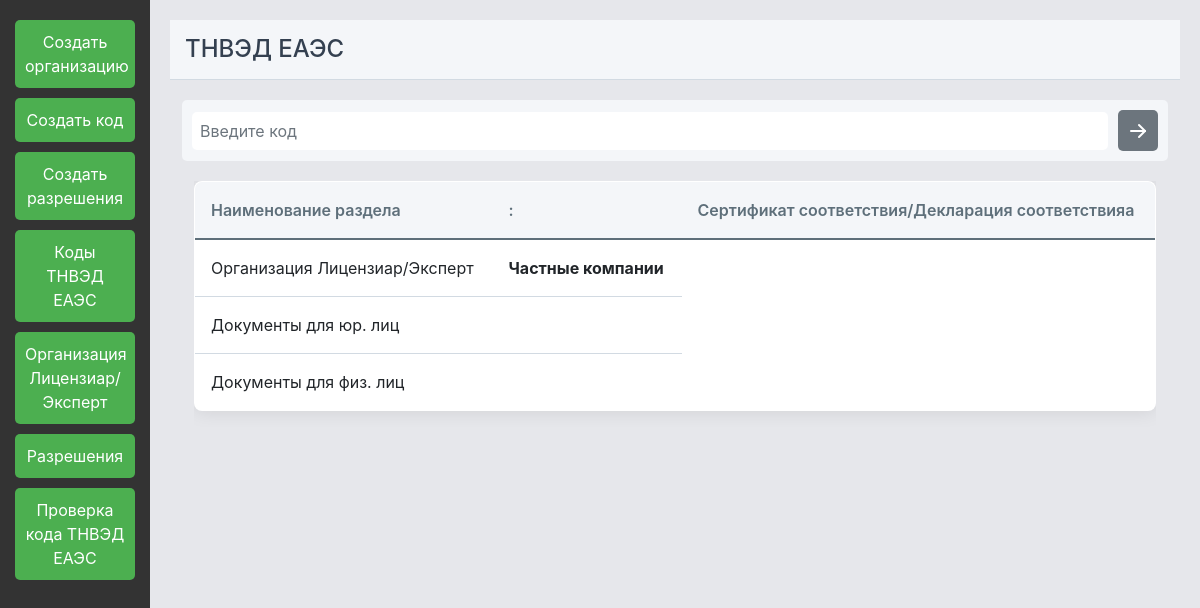
The app's page /search/7102100000/, older data.
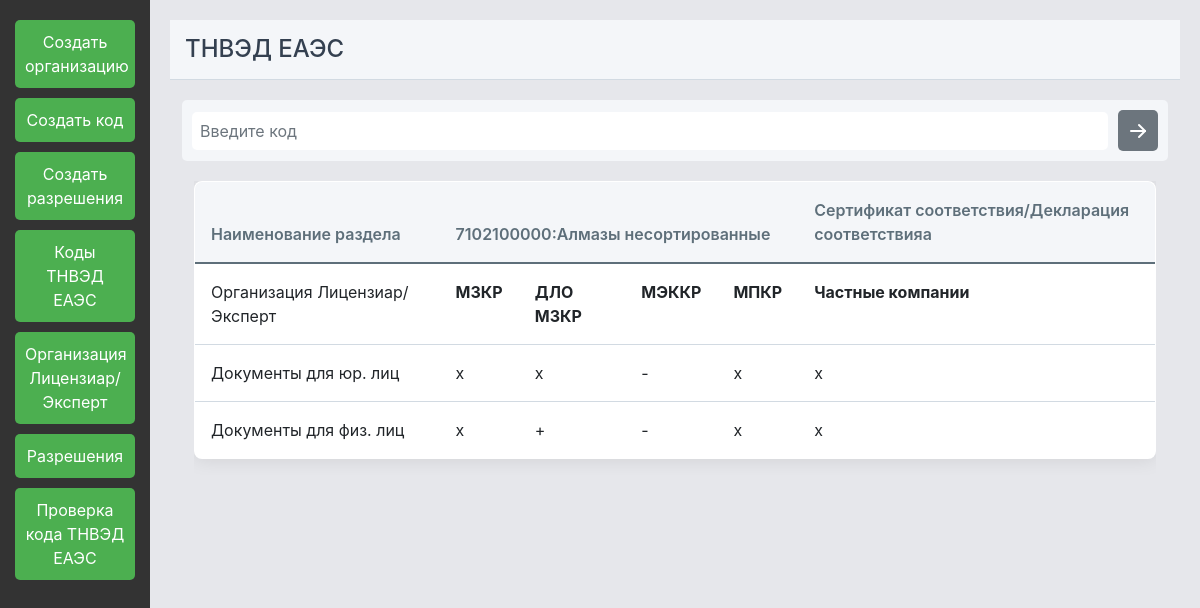
The same page, newer data.
### tnvedcode/models.py (models this page shows, shortened)
class Permission(models.Model):
    code = models.ForeignKey(TnvedCode, on_delete=models.CASCADE)
    organization = models.ForeignKey(Organization, on_delete=models.CASCADE)
    import_status_legal = models.CharField(max_length=1, choices=IMPORT_STATUS_CHOICES, default='-', verbose_name='Статус ввоза для юридических лиц')
    import_status_individual = models.CharField(max_length=1, choices=IMPORT_STATUS_CHOICES, default='-', verbose_name='Статус ввоза для физических лиц')
    class Meta:
        unique_together = ['code', 'organization']

class TnvedCode(models.Model):
    IMPORT_STATUS_CHOICES = [
        ('+', '+'),
        ('-', '-'),
        ('x', 'x'),
    ]
    code = models.IntegerField(unique=True, verbose_name='Код товара')
    name = models.CharField(max_length=255, verbose_name='Наименование группы товара')
    import_status_legal_private = models.CharField(max_length=1, choices=IMPORT_STATUS_CHOICES, default='-',
                                                   verbose_name='Статус ввоза для юридических лиц частных компаний')
    import_status_individual_private = models.CharField(max_length=1, choices=IMPORT_STATUS_CHOICES, default='-',
                                                        verbose_name='Статус ввоза для физических лиц частных компаний')
    def __str__(self):
        return f'{self.code}'

class Organization(models.Model):
    name = models.CharField(max_length=100, unique=True, verbose_name='Название организации')

### tnvedcode/views.py (the view)
# urls.py: path('search/<str:code>/', views.PermissionSearchView.as_view(), name='permission-search'),
class PermissionSearchView(generics.ListAPIView):
    serializer_class = PermissionSerializer
    def get_queryset(self):
        code = self.kwargs.get('code', None)
        if code is not None:
            try:
                tnved_code = TnvedCode.objects.get(code=code)
                permissions = Permission.objects.filter(code=tnved_code)
                return permissions
            except TnvedCode.DoesNotExist:
                return Permission.objects.none()
        else:
            return Permission.objects.none()
    def list(self, request, *args, **kwargs):
        queryset = self.get_queryset()
        context = {'permissions': queryset}
        return render(request, 'tnvedcode/permission_search.html', context)

### templates/tnvedcode/permission_search.html (shortened to what this page needs)
{% extends 'base.html' %}
{% block content %}
<head>
    <link rel="stylesheet" href="https://cdn.jsdelivr.net/npm/bootstrap@5.0.0-beta2/dist/css/bootstrap.min.css">
</head>
<body>
<div class="container mt-10">
    <div class="search-container">
        <input type="text" class="form-control search-input" id="codeInput" placeholder="Введите код">
        <button class="btn search-button" onclick="searchPermissions()">
        </button>
    </div>
    <div class="container mt-10">
        <div class="row">
            <div class="col-md-">
                <div class="table-responsive">
                   <table class="table-custom table table-hover" id="permissionsTable">
                <thead>
                    <tr>
                        <th rowspan="2">Наименование раздела</th>
                        <th colspan="{{ permissions.count }}">{{ permissions.0.code }}:{{ permissions.0.code.name }}</th>
                        <th colspan="{{ permissions.count }}">Сертификат соответствия/Декларация соответствияа</th>
                    </tr>
                </thead>
                    <tr>
                        <td class="last-column">Организация Лицензиар/Эксперт</td>
                        {% for permission in permissions %}
                            <th>{{ permission.organization.name }}</th>
                        {% endfor %}
                        <th class="last-column">Частные компании</th>
                    </tr>
                    <tr>
                        <td class="last-column">Документы для юр. лиц</td>
                        {% for permission in permissions %}
                            <td>{{ permission.get_import_status_legal_display }}</td>
                        {% endfor %}
                        <td>{{ permissions.0.code.import_status_legal_private }}</td>
                    </tr>
                    <tr>
                        <td class="last-column">Документы для физ. лиц</td>
                        {% for permission in permissions %}
                            <td>{{ permission.get_import_status_individual_display }}</td>
                        {% endfor %}
                        <td class="last-column">{{ permissions.0.code.import_status_individual_private }}</td>
                    </tr>
            </table>
                </div>
            </div>
</body>
{% endblock %}

Row changes from the older to the newer data that the page shows:
added Permission: code.code "7102100000", code.name "Алмазы несортированные", organization.name "МЗКР", import_status_legal "x", code.import_status_legal_private "x", import_status_individual "x", code.import_status_individual_private "x"
added Permission: organization.name "ДЛО МЗКР", import_status_legal "x", import_status_individual "+"
added Permission: organization.name "МЭККР", import_status_legal "-", import_status_individual "-"
added Permission: organization.name "МПКР", import_status_legal "x", import_status_individual "x"
